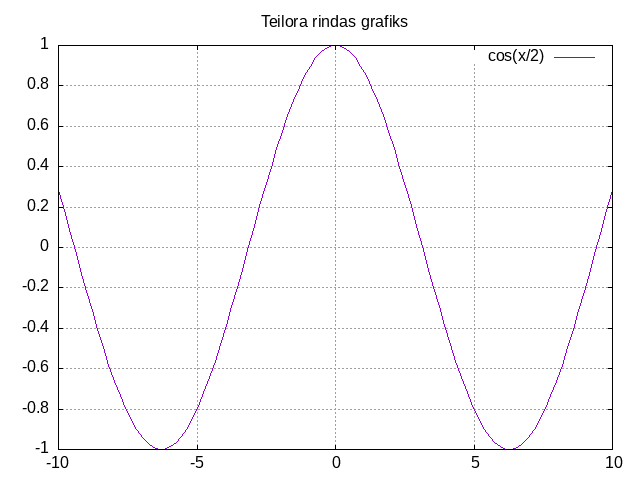

Here is the gnuplot script that generated this plot:
set term png
set output 'Teilora_rindas_grafiks.png'

set grid
set title "Teilora rindas grafiks"

plot cos(x/2) with lines title "cos(x/2)"
